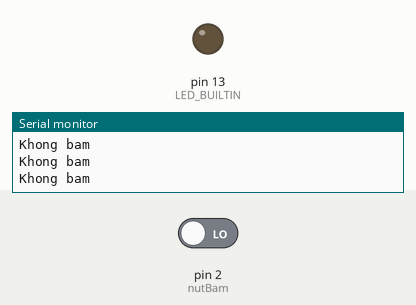
This sketch was run on a simulated Arduino Uno, built with avr-gcc and run on an emulated ATmega328P. Parts: output pins drawn as LEDs (lit = HIGH), the last lines printed to the serial monitor. The inputs (shaded band) are chosen by the test bench; at power-on: pin 2 (nutBam) LOW.

Above: at 1.2 s.
1.3 s: pin 2 (nutBam) driven HIGH
At 2.3 s:
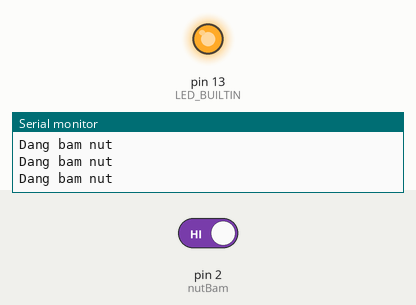
2.8 s: pin 2 (nutBam) driven LOW
At 3.6 s:
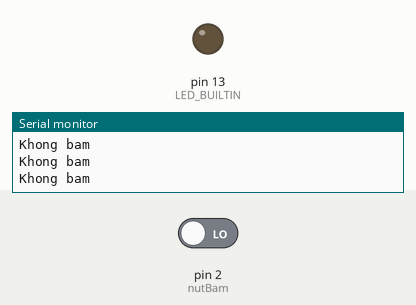
Timing chart, 0 to 5.8 s (numbered marks = the images above; inputs shaded):
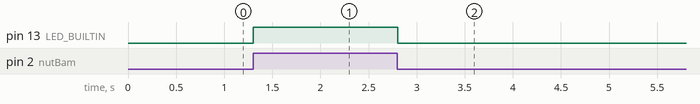

The sketch:

nut_bam_pulldown.ino
```cpp
const int nutBam = 2;

void setup() {
  pinMode(nutBam, INPUT);
  pinMode(LED_BUILTIN, OUTPUT);
  Serial.begin(9600);
}

void loop() {
  int trangThai = digitalRead(nutBam);
  if (trangThai == HIGH) {
    digitalWrite(LED_BUILTIN, HIGH);
    Serial.println("Dang bam nut");
  } else {
    digitalWrite(LED_BUILTIN, LOW);
    Serial.println("Khong bam");
  }
  delay(100);
}
```

Measured:
- after the input at 1.3 s, pin 13 (LED_BUILTIN): LOW → HIGH at once
- after the input at 2.8 s, pin 13 (LED_BUILTIN): HIGH → LOW at once
